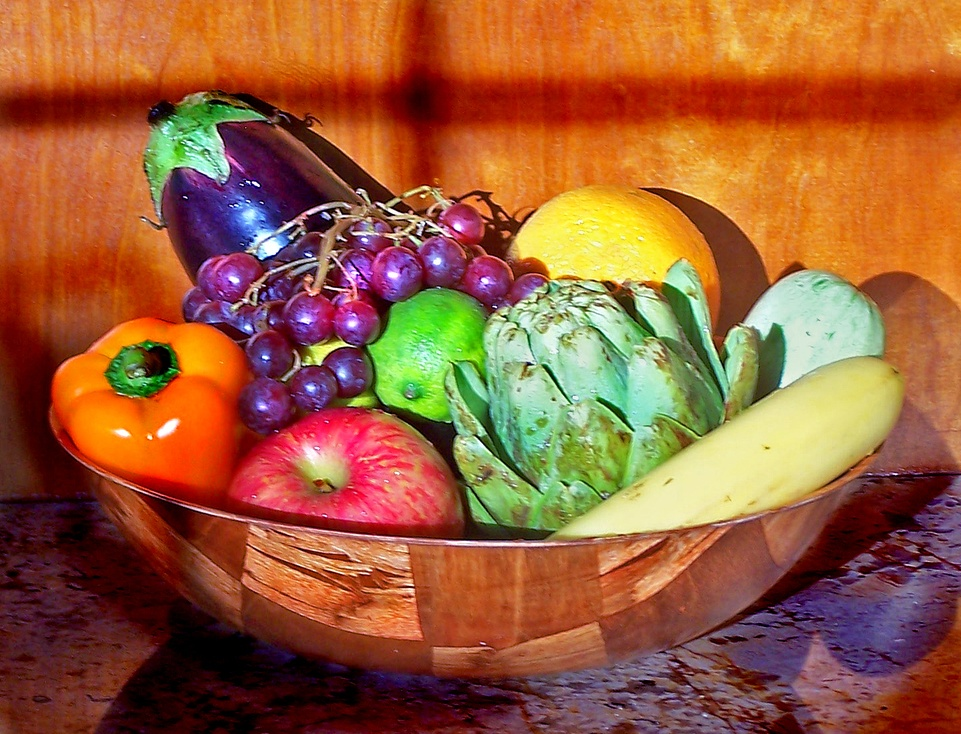
#> input picture James F/Task1_early/ELEC0144_Photo.jpg, 961 x 734 px, shrunk from 1443 x 1103 before the run
$ python Main.py
#> lines starting #> are read from the running program, lines starting #| are printed output that depends on the picture; after the words box and inside, x2 and y2 are one past the last pixel; in counts of white or black regions, pixels touching at a corner belong together
### James F/Task1_early/Function_A.py
import matplotlib.pyplot as plt
import numpy as np

# fnA1: color filter
def fruit_color_filter(fruit, image):

    # Separate RGB values
    rgb = image[:, :, :3].astype(float)

    R = rgb[:, :, 0]
    G = rgb[:, :, 1]
    B = rgb[:, :, 2]

    # Filter color according to the selected fruit
    if fruit == "apple":
        mask = (
            (R > 1.5 * G)
            & (R > 2.2 * B)
            & (B > 0.8 * G)
        )

    elif fruit == "capsicum":
        mask = (
            (R > 1.8 * G)
            & (R < 3.0 * G)
            & (B < 0.10 * R)
            & (B < 0.25 * G)
        )

    elif fruit == "lemon":
        mask = (
            (G > 0.65 * R)
            & (G < 1.05 * R)
            & (B < 0.55 * R)
            & (B < 0.70 * G)
        )

    else:
        raise ValueError("fruit color filter not available yet")

    ColorFiltered_image = np.zeros_like(image)
    ColorFiltered_image[mask] = image[mask]

    return mask, ColorFiltered_image

# fnA2: scatter filter
def scatter_filter(mask, window_size, ratio):

    # Window size must be a positive odd integer
    if window_size < 1 or window_size % 2 == 0:
        raise ValueError("window_size must be a positive odd integer")

    # Ratio must be between 0 and 1
    if not 0 <= ratio <= 1:
        raise ValueError("ratio must be between 0 and 1")

    ratio = round(ratio, 2)

    # Integer padding width and threshold
    extension = (window_size - 1) // 2
    threshold = round(ratio * window_size**2)

    padded = np.pad(
        mask, extension,
        mode="constant",
        constant_values=False
    )

    count = np.zeros(mask.shape, dtype=int)

    for i in range(window_size):
        for j in range(window_size):
            count += padded[
                i:i + mask.shape[0],
                j:j + mask.shape[1]
            ]

    clean_mask = mask & (count >= threshold)

    return clean_mask

# fnA3：Area filter keep the largest region
def keep_largest_region(mask):

    height, width = mask.shape
    visited = np.zeros_like(mask, dtype=bool) # prevent repetition
    largest_region = []

    for y, x in zip(*np.where(mask)): # find coordinates of the pixels that is TRUE in the mask
        if visited[y, x]:
            continue

        stack = [(y, x)] # the selected pixel
        visited[y, x] = True # note the pixel
        region = [] # saving other pixels in the same region

        while stack:
            cy, cx = stack.pop() # remove the checking pixel from the list and copy the value to cy & cx
            region.append((cy, cx))

            # checking surrounding pixels
            for dy in (-1, 0, 1):
                for dx in (-1, 0, 1):
                    if dy == 0 and dx == 0: #skip the checking pixel itself
                        continue

                    ny = cy + dy
                    nx = cx + dx

                    if 0 <= ny < height and 0 <= nx < width: #nx ny within range
                        if mask[ny, nx] and not visited[ny, nx]: #the neighbouring pixel is TRUE in mask and not visited yet
                            visited[ny, nx] = True # note visited
                            stack.append((ny, nx)) # ny, nx be the next checking pixel

        if len(region) > len(largest_region): # comparing region
            largest_region = region

    largest_mask = np.zeros_like(mask, dtype=bool)

    if largest_region:
        ys, xs = np.array(largest_region).T
        largest_mask[ys, xs] = True

    return largest_mask

import numpy as np
import matplotlib.pyplot as plt


#fn4: Calculate bounding box and centroid
#example of using the func in main code
#fruit_boundingbox_data = {
#    "apple": fn.calculate_geometry(largest_mask_apple),
#    "capsicum": fn.calculate_geometry(largest_mask_capsicum),
#    "lemon": fn.calculate_geometry(largest_mask_lemon)
#}

def calculate_BoundingBox_and_Centroid(mask):

    ys, xs = np.where(mask)
    if xs.size == 0:
        return None

    return {
        "x_min": int(xs.min()),
        "x_max": int(xs.max()),
        "y_min": int(ys.min()),
        "y_max": int(ys.max()),
        #"center_x_bb": float(xs.mean()),
        #"center_y_bb": float(ys.mean())
        "center_x_bb": float((xs.min()+xs.max())/2),
        "center_y_bb": float((ys.min()+ys.max())/2)
    }


#fn5: plot bounding box and centroids(both bounding box and moment centroids)
def plot_all(geometry, name, color):

    if geometry is None:
        return

    x_min = geometry["x_min"]
    x_max = geometry["x_max"]
    y_min = geometry["y_min"]
    y_max = geometry["y_max"]

    center_x_bb = geometry["center_x_bb"]
    center_y_bb = geometry["center_y_bb"]
    center_x_m = geometry["center_x_m"]
    center_y_m = geometry["center_y_m"]

    plt.plot(
        [x_min, x_max, x_max, x_min, x_min],
        [y_min, y_min, y_max, y_max, y_min],
        color=color,
        linewidth=2
    )

    plt.plot(
        center_x_bb, center_y_bb,
        marker="o",
        markerfacecolor="white",
        markeredgecolor="black",
        markeredgewidth=1.5,
        markersize=8,
        linestyle="None",
        zorder=5
    )

    plt.plot(
        center_x_m, center_y_m,
        marker="x",
        color="black",
        markeredgewidth=2.5,
        markersize=12,
        linestyle="None",
        zorder=6
    )

    plt.text(
        x_min, y_min - 5, name,
        color=color,
        fontsize=12
    )

    print(f"{name}:")
    print(f"  Bounding box midpoint: ({center_x_bb:.2f}, {center_y_bb:.2f})")
    print(f"  Moment centroid: ({center_x_m:.2f}, {center_y_m:.2f})")


#fn6: find the centroid using the moment method
def calculate_MomentCentroid(mask):

    # Binary image: selected pixels = 1, others = 0
    binary = mask.astype(float)

    # Coordinate arrays, matching the shape of mask
    y, x = np.indices(mask.shape)

    # Image moments
    M00 = np.sum(binary)
    M10 = np.sum(x * binary)
    M01 = np.sum(y * binary)

    if M00 == 0:
        return None

    # Centroid calculated using moments
    center_x_m = M10 / M00
    center_y_m = M01 / M00

    return {
        "center_x_m": float(center_x_m),
        "center_y_m": float(center_y_m)
    }

#fnA7: Darken a uint8 image, round and convert back to 8 bits
def darker(image, darkFactor):

    darkened = image.astype(float) * darkFactor
    return np.rint(darkened).astype(np.uint8) # round to int first then change to 8bits


#fnA8: Flip the image left-to-right
def mirror_image(image):

    return np.flip(image, axis=1).copy()

### James F/Task1_early/Main.py
# Set up
import matplotlib.pyplot as plt
import numpy as np
import Function_A as fn

#settings
#parameters
darkFactor = 0.1
mirror = False
window_size = 5
ratio = 0.3

image_fruits = plt.imread("ELEC0144_Photo.jpg")
#> image_fruits is the input picture: shape (734, 961, 3); mean R, G, B 154.8, 93.4, 56.3
image_fruits = fn.darker(image_fruits, darkFactor)
#image_fruits = fn.mirror_image(fn.darker(image_fruits, darkFactor))

#pre-processing
R = image_fruits[:, :, 0]
G = image_fruits[:, :, 1]
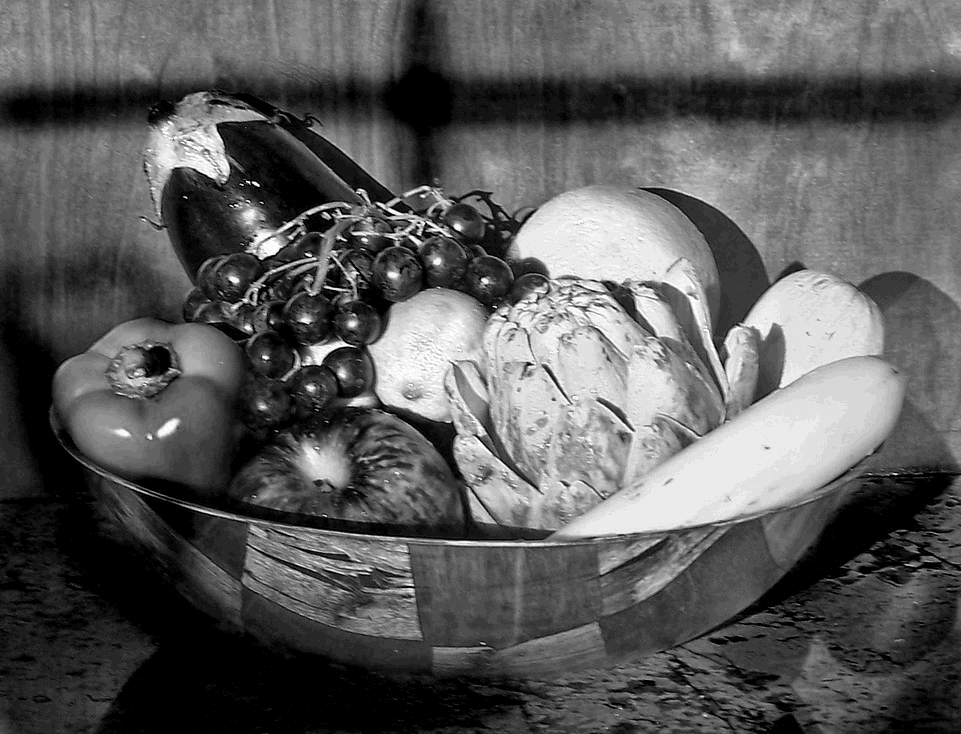
#> G: shape (734, 961); min 0, max 26, mean 9.3; drawn with min black and max white
B = image_fruits[:, :, 2]
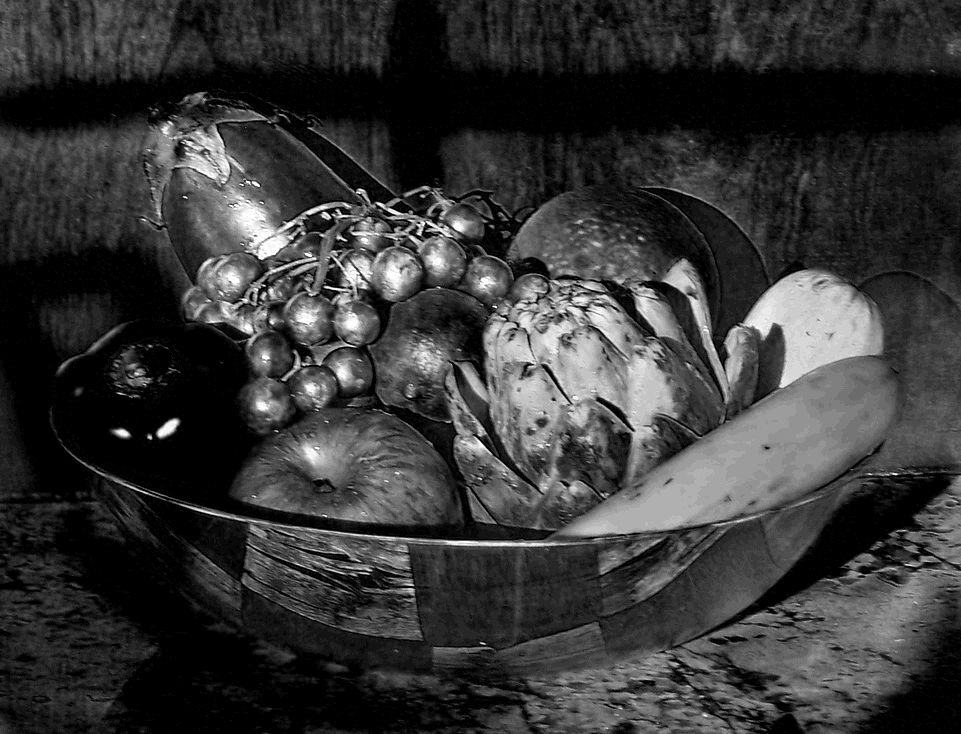
#> B: shape (734, 961); min 0, max 26, mean 5.6; drawn with min black and max white

fruit_masks = {}
for fruit in ('apple', 'capsicum', 'lemon'):
    mask, _ = fn.fruit_color_filter(fruit, image_fruits)
    clean_mask = fn.scatter_filter(mask, window_size, ratio)
    fruit_masks[fruit] = fn.keep_largest_region(clean_mask)
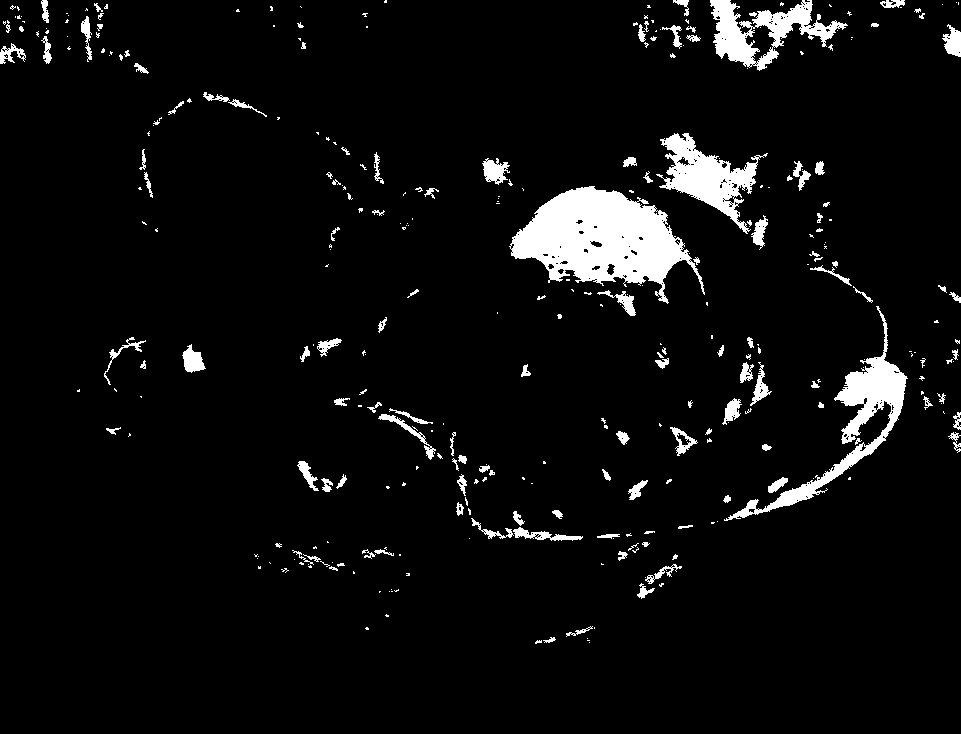
#> clean_mask: shape (734, 961) bool; 5.3% white; 337 white regions (208 under 20 px), largest, box (x1, y1, x2, y2) and area: (509, 186, 705, 304) 11849, (724, 306, 908, 521) 5124, (656, 133, 768, 234) 4040
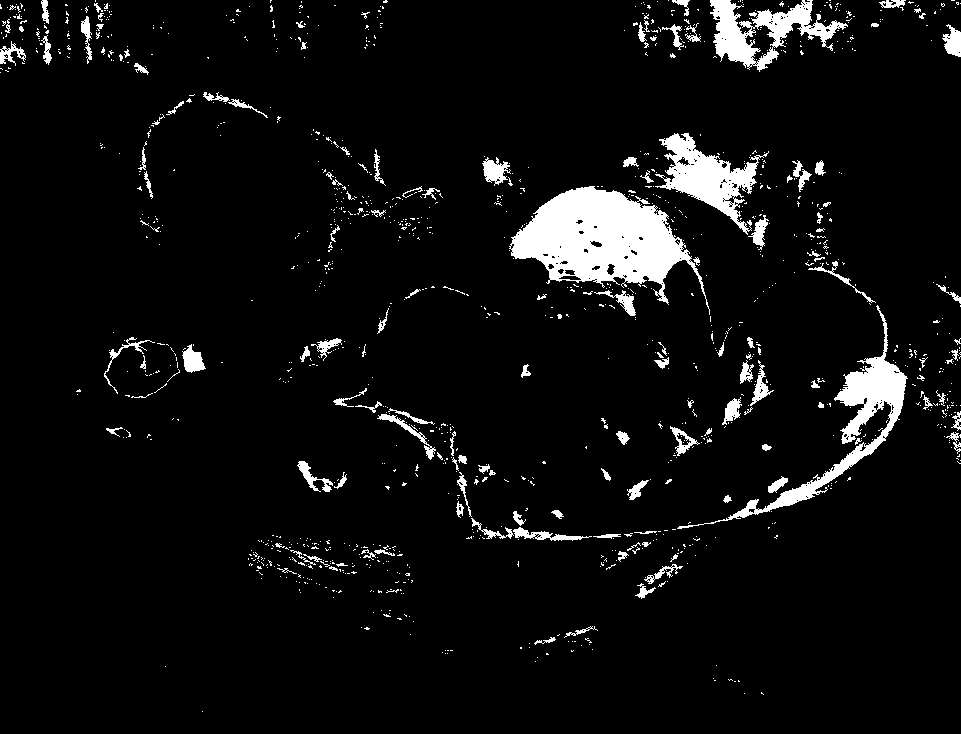
#> mask: shape (734, 961) bool; 5.8% white; 1242 white regions (1104 under 20 px), largest, box (x1, y1, x2, y2) and area: (509, 186, 710, 315) 11939, (677, 305, 908, 529) 5226, (655, 133, 769, 235) 4100
#> after the loop, fruit_masks = 3 items

fruit_data = {}
print(f'darkFactor = {darkFactor:.2f}, mirror = {mirror}')
print('Coordinates: x rightwards, y downwards; distances in pixels.')
for fruit, mask in fruit_masks.items():
    geometry = fn.calculate_BoundingBox_and_Centroid(mask)
    if geometry is None:
        fruit_data[fruit] = None
        print(f'{fruit}: not detected')
        continue
    geometry.update(fn.calculate_MomentCentroid(mask))
    dx = geometry['center_x_bb'] - geometry['center_x_m']
    dy = geometry['center_y_bb'] - geometry['center_y_m']
    geometry['centroid_distance'] = float(np.sqrt(dx**2 + dy**2))
    fruit_data[fruit] = geometry
    print(f"{fruit}: bounding-box midpoint = "
          f"({geometry['center_x_bb']:.2f}, {geometry['center_y_bb']:.2f}); "
          f"moment centroid = ({geometry['center_x_m']:.2f}, {geometry['center_y_m']:.2f}); "
          f"distance = {geometry['centroid_distance']:.2f} pixels")
#> this loop made 3 passes
#> (fruit, M00 in calculate_MomentCentroid, M10 in calculate_MomentCentroid, M01 in calculate_MomentCentroid, center_x_m in calculate_MomentCentroid, center_y_m in calculate_MomentCentroid, dx, dy) on passes 1 to 3: ('apple', 11746, 3931133, 5513326, 334.7, 469.4, 1.32, -12.38), ('capsicum', 10632, 1503177, 4243894, 141.4, 399.2, 3.12, -5.66), ('lemon', 11849, 7124559, 2824224, 601.3, 238.4, 5.22, 6.15)
#| apple: bounding-box midpoint = (336.00, 457.00); moment centroid = (334.68, 469.38); distance = 12.45 pixels
#| capsicum: bounding-box midpoint = (144.50, 393.50); moment centroid = (141.38, 399.16); distance = 6.46 pixels
#| lemon: bounding-box midpoint = (606.50, 244.50); moment centroid = (601.28, 238.35); distance = 8.07 pixels
#> pass 1, in calculate_MomentCentroid, `binary = mask.astype(float)`:
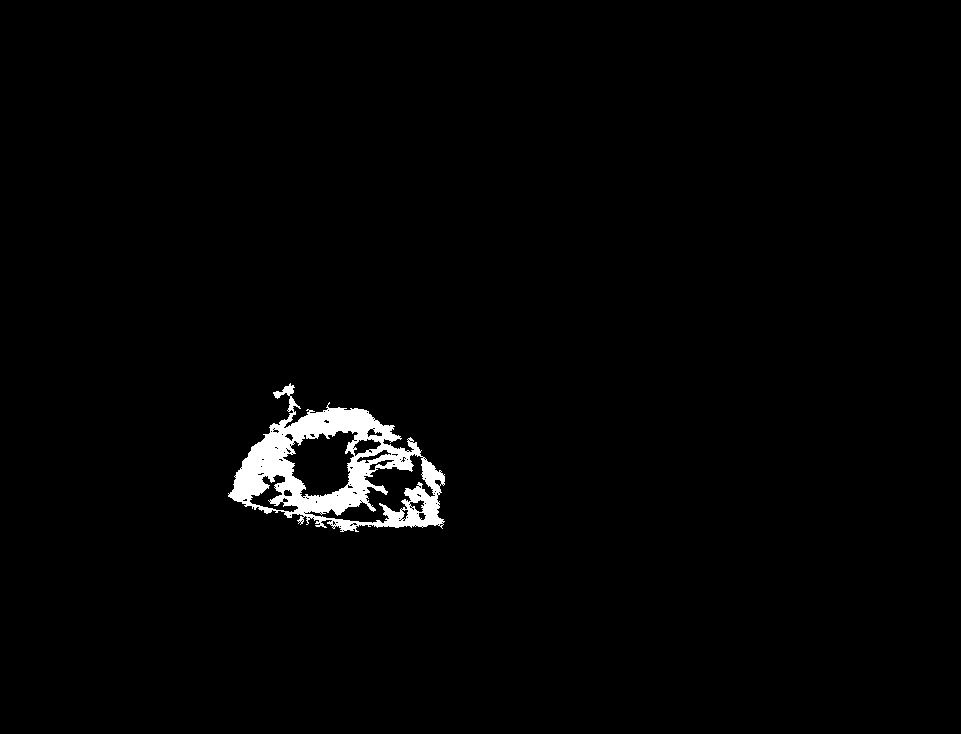
#> binary: shape (734, 961) float64; values 0 (black) and 1 (white), 1.7% white; 1 white region, box (x1, y1, x2, y2) and area: (228, 383, 445, 532) 11746
#> after the loop, fruit_data = 3 items

# %% Plot results
plt.figure(figsize=(12, 9))
plt.imshow(image_fruits)
for fruit, color in [('apple', 'red'), ('capsicum', 'cyan'), ('lemon', 'yellow')]:
    fn.plot_all(fruit_data[fruit], fruit, color)
#> this loop made 3 passes
#> (x_min in plot_all, x_max in plot_all, y_min in plot_all, y_max in plot_all, center_x_bb in plot_all, center_y_bb in plot_all, center_x_m in plot_all, center_y_m in plot_all) on passes 1 to 3: (228, 444, 383, 531, 336, 457, 334.7, 469.4), (56, 233, 319, 468, 144.5, 393.5, 141.4, 399.2), (509, 704, 186, 303, 606.5, 244.5, 601.3, 238.4)
#|   Bounding box midpoint: (336.00, 457.00)
#|   Moment centroid: (334.68, 469.38)
#|   Bounding box midpoint: (144.50, 393.50)
#|   Moment centroid: (141.38, 399.16)
#|   Bounding box midpoint: (606.50, 244.50)
#|   Moment centroid: (601.28, 238.35)
# Marker-only legend entries, without adding points to the image.
plt.plot([], [], 'o', color='black', label='Bounding-box midpoint')
plt.plot([], [], 'x', color='black', label='Moment centroid')
plt.legend(loc='upper right')
plt.xlabel('x (pixels)')
plt.ylabel('y (pixels)')
plt.title(f'Fruit detection: darkFactor={darkFactor:.2f}, mirror={mirror}')
plt.tight_layout()
plt.show()
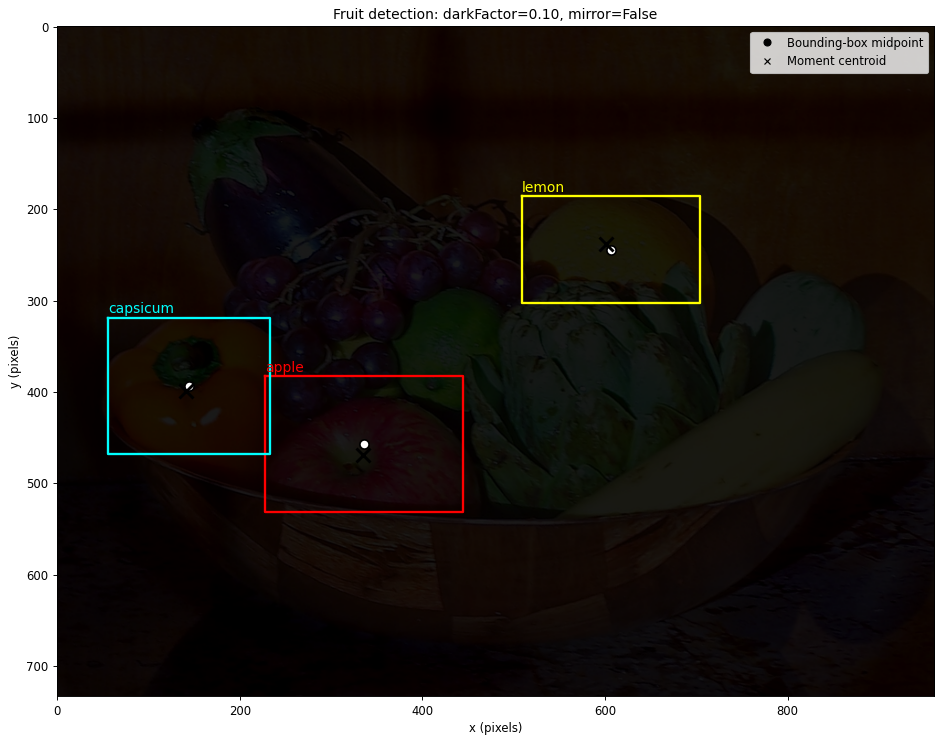
#> figure drawn by matplotlib, 1 panel
